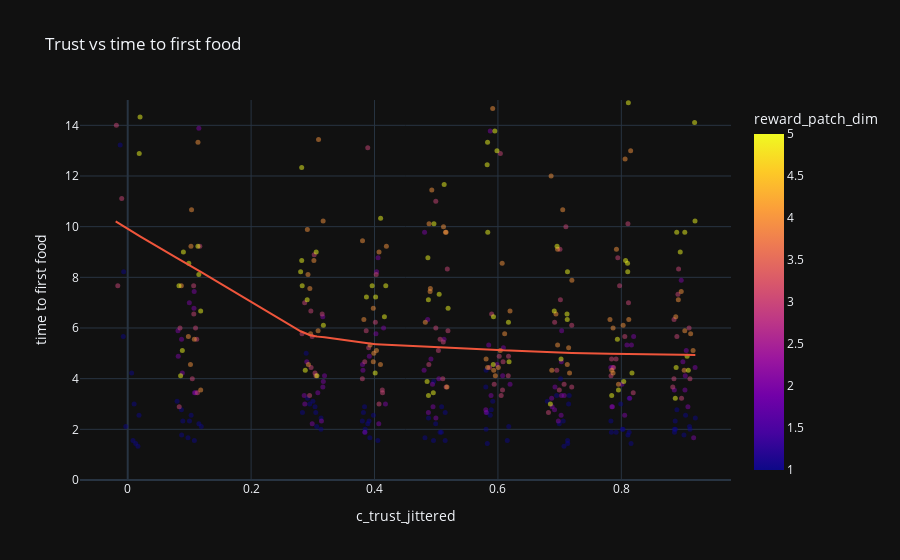

Notebook source saved alongside this figure:
### Code cell
# let's take a closer look

fig.update_yaxes(range=[0, 15])
fig.show()

### Figure 1 — Plotly figure (JSON) as saved in the notebook; plotly's stock layout.template omitted (floating-point values rounded to 4 significant figures; data arrays with more than 128 entries replaced by an {"elided": "..."} marker saying what was removed)
{"data": [{"hovertemplate": "c_trust_jittered=%{x}<br>time to first food=%{y}<br>reward_patch_dim=%{marker.color}<extra></extra>", "legendgroup": "", "marker": {"color": {"elided": "450 int values"}, "coloraxis": "coloraxis", "opacity": 0.5, "size": 5, "symbol": "circle"}, "mode": "markers", "name": "", "orientation": "v", "showlegend": false, "type": "scatter", "x": {"elided": "450 float values"}, "xaxis": "x", "y": {"elided": "450 float values"}, "yaxis": "y"}, {"hovertemplate": "<b>LOWESS trendline</b><br><br>c_trust_jittered=%{x}<br>time to first food=%{y} <b>(trend)</b><extra></extra>", "legendgroup": "", "marker": {"opacity": 0.5, "size": 5, "symbol": "circle"}, "mode": "lines", "name": "", "showlegend": false, "type": "scatter", "x": {"elided": "450 float values"}, "xaxis": "x", "y": {"elided": "450 float values"}, "yaxis": "y"}], "layout": {"coloraxis": {"colorbar": {"title": {"text": "reward_patch_dim"}}, "colorscale": [[0, "#0d0887"], [0.1111, "#46039f"], [0.2222, "#7201a8"], [0.3333, "#9c179e"], [0.4444, "#bd3786"], [0.5556, "#d8576b"], [0.6667, "#ed7953"], [0.7778, "#fb9f3a"], [0.8889, "#fdca26"], [1, "#f0f921"]]}, "legend": {"tracegroupgap": 0}, "title": {"text": "Trust vs time to first food"}, "xaxis": {"anchor": "y", "domain": [0, 1], "title": {"text": "c_trust_jittered"}}, "yaxis": {"anchor": "x", "domain": [0, 1], "range": [0, 15], "title": {"text": "time to first food"}}}}
